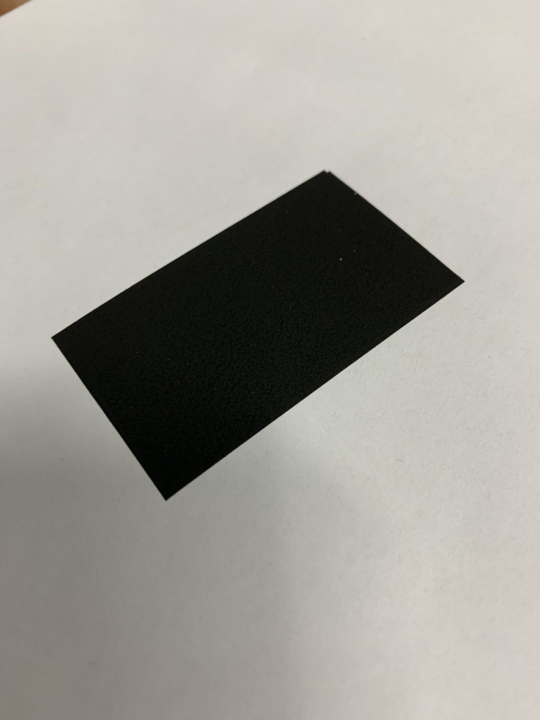
#> input picture simonprojects/simonopencv111/rectangleline.jpg, 1080 x 1440 px, given in place of the camera (shown at 1/2 size)
$ python totest.py
#> lines starting #> are read from the running program, lines starting #| are printed output that depends on the picture; after the words box and inside, x2 and y2 are one past the last pixel; in counts of white or black regions, pixels touching at a corner belong together
import cv2
import numpy as np

#target color from bgr to hsv
color = np.uint8([[[0  ,0  ,255 ]]])
hsv_color = cv2.cvtColor(color,cv2.COLOR_BGR2HSV)
print(hsv_color)

#import videocapture
cap0 = cv2.VideoCapture(0)
cap1 = cv2.VideoCapture(1)

#creating trackbars
def nothing(x):
    pass
cv2.namedWindow("Parameters", cv2.WINDOW_NORMAL)
cv2.createTrackbar("L_A", "Parameters", 0, 255, nothing)
cv2.createTrackbar("L_B", "Parameters", 0, 255, nothing)
cv2.createTrackbar("L_C", "Parameters", 0, 255, nothing)
cv2.createTrackbar("H_A", "Parameters", 50, 150, nothing)
cv2.createTrackbar("H_B", "Parameters", 50, 150, nothing)
cv2.createTrackbar("H_C", "Parameters", 50, 150, nothing)
cv2.createTrackbar("SEP", "Parameters", 7, 150, nothing)
cv2.createTrackbar("Focal Length", "Parameters", 7, 150, nothing)

cv2.createTrackbar("minarea", "Parameters", 5000, 30000, nothing)
cv2.createTrackbar("kernel", "Parameters", 1, 19, nothing)
cv2.createTrackbar("MINDIS", "Parameters", 50, 500, nothing)
cv2.createTrackbar("QUALITY", "Parameters", 1, 99, nothing)

#infinite loop
while(1):

    # Take each frame and blur
    _,frameunblurred0 = cap0.read()
#> frameunblurred0 is the input picture: shape (1440, 1080, 3); mean B, G, R 150.1, 156.7, 159.2
    frameunblurred0 = frameunblurred0[60:400,:,:]
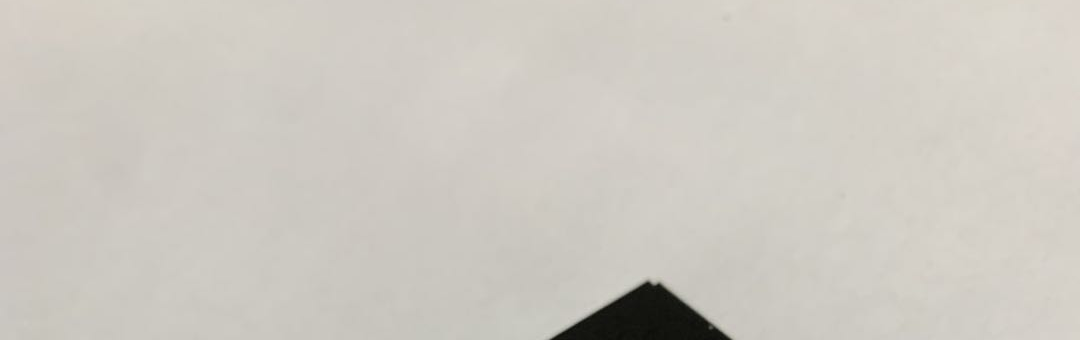
#> frameunblurred0: shape (340, 1080, 3); mean B, G, R 193.7, 201.2, 205.1
    kn =cv2.getTrackbarPos("kernel", "Parameters")*2+1
    frame0 =  cv2.GaussianBlur(frameunblurred0, (kn, kn), 0)
    frame0 = frameunblurred0
    bgr0 = frame0
    # Convert BGR to HSV
    # hsv = cv2.cvtColor(frame, cv2.COLOR_BGR2HSV)
    # bgr = cv2.cvtColor(frame, cv2.COLOR_HSV2BGR)

    # 11111111111111111111Take each frame and blur
    _, frameunblurred1 = cap1.read()
    frameunblurred1 = frameunblurred1[60:400, :, :]
    kn = cv2.getTrackbarPos("kernel", "Parameters")*2+1
    frame1= cv2.GaussianBlur(frameunblurred1, (kn, kn), 0)
    frame1 = frameunblurred1
    bgr1 = frame1
    # Convert BGR to HSV
    # hsv = cv2.cvtColor(frame, cv2.COLOR_BGR2HSV)
    # bgr = cv2.cvtColor(frame, cv2.COLOR_HSV2BGR)


    # define range of target color in HSV from trackbars
    la = cv2.getTrackbarPos("L_A", "Parameters")
    lb = cv2.getTrackbarPos("L_B", "Parameters")
    lc = cv2.getTrackbarPos("L_C", "Parameters")
    ha = cv2.getTrackbarPos("H_A", "Parameters")
    hb = cv2.getTrackbarPos("H_B", "Parameters")
    hc = cv2.getTrackbarPos("H_C", "Parameters")

    mindis = cv2.getTrackbarPos("MINDIS", "Parameters")
    qlty = cv2.getTrackbarPos("QUALITY", "Parameters") / 100

    lower_black = np.array([la, lb, lc])
    upper_black= np.array([ha, hb, hc])

    # Threshold the HSV image to get only target colors
    mask0 = cv2.inRange(bgr0, lower_black, upper_black)
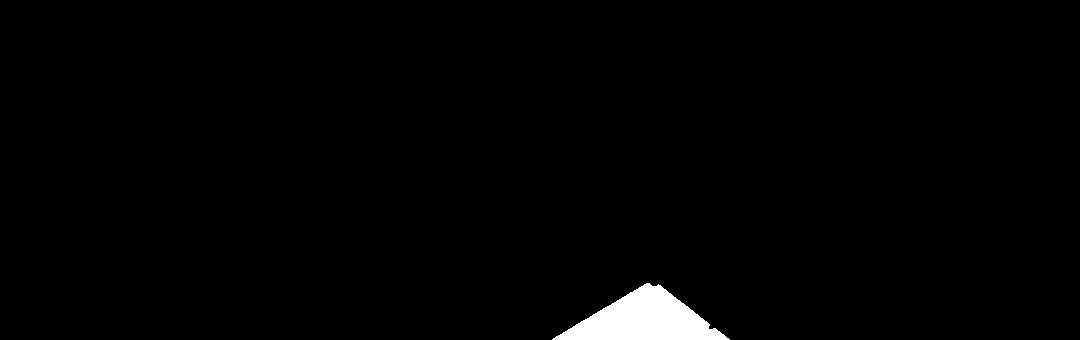
#> mask0: shape (340, 1080); 1.5% white; 1 white region
    mask0 = cv2.GaussianBlur(mask0,(kn, kn), 0)

    #finding centroid of mask 0

    M = cv2.moments(mask0)
#> M = moments, m00 1375345, centre m10/m00, m01/m00 = (643.8, 319.6)

    #drawing centroid
    cX = int(M["m10"] / M["m00"])
#> cX = 643
    cY = int(M["m01"] / M["m00"])
#> cY = 319


    # print(M)
    #11111111Threshold the HSV image to get only target colors
    mask1 = cv2.inRange(bgr1, lower_black, upper_black)
    mask1 = cv2.GaussianBlur(mask1, (kn, kn), 0)

    #finding contours
    contours0, hierarchy = cv2.findContours(mask0, cv2.RETR_TREE, cv2.CHAIN_APPROX_SIMPLE)
#> contours0 = 1 contour; box (x1, y1, x2, y2) and area: (551, 282, 731, 340) 5512
    #draw contours approximated as polygons and above minimum area
    for cnt in contours0:

        hull0 = cv2.convexHull(cnt, returnPoints=True)
#> hull0 = contour of 15 points, box (x1, y1, x2, y2) (551, 282, 731, 340), area 5628
        area = cv2.contourArea(hull0)
#> area = 5628
        approx0 = cv2.approxPolyDP(hull0, 0.05*cv2.arcLength(cnt, True), True)
#> approx0 = [[730, 338], [551, 339], [645, 282]]
        # print(area)吗
        minarea = cv2.getTrackbarPos("minarea", "Parameters")
        if area > minarea:

            cv2 .drawContours(frame0, [approx0], 0, (0, 200, 200), 5)
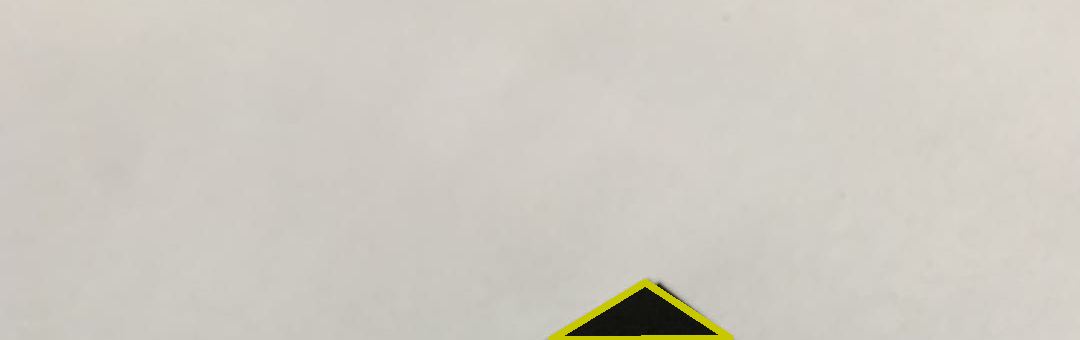
#> frame0: shape (340, 1080, 3); 0.62% of pixels changed, all inside (x1, y1, x2, y2) = (548, 279, 734, 340)

        else:
            pass

        #111111111 finding contours
    contours1, hierarchy = cv2.findContours(mask1, cv2.RETR_TREE, cv2.CHAIN_APPROX_SIMPLE)
#> contours1 has the same summary as contours0
    # draw contours approximated as polygons and above minimum area
    for cnt in contours1:

        hull1 = cv2.convexHull(cnt, returnPoints=True)
#> hull1 has the same summary as hull0
        area = cv2.contourArea(hull1)
        approx1 = cv2.approxPolyDP(hull1, 0.001 * cv2.arcLength(cnt, True), True)
#> approx1 = [[730, 338], [730, 339], [551, 339], [551, 338], [555, 335], [645, 282], [659, 283], [661, 284]]
        # print(area)
        minarea = cv2.getTrackbarPos("minarea", "Parameters")
        if area > minarea:
            cv2.drawContours(frame1, [approx1], 0, (0, 200, 200), 5)
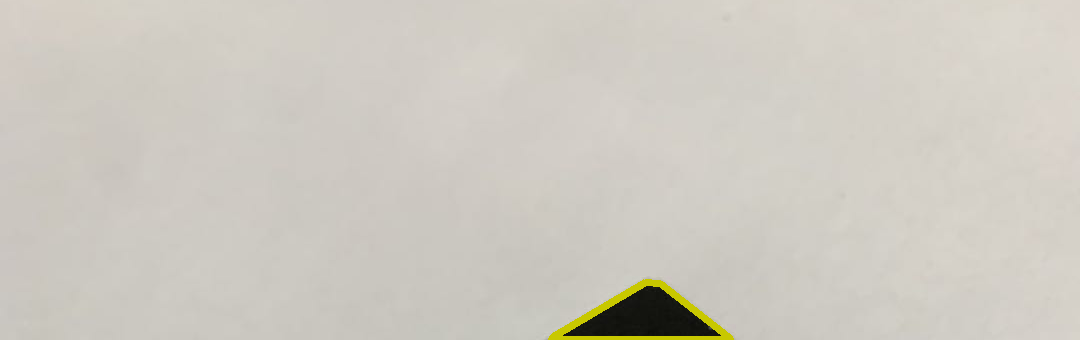
#> frame1: shape (340, 1080, 3); 0.6% of pixels changed, all inside (x1, y1, x2, y2) = (548, 279, 734, 340)

        else:
            pass

    cnt0 = contours0[0]
#> cnt0 = contour of 119 points, box (x1, y1, x2, y2) (551, 282, 731, 340), area 5512
    cnt1 = contours1[0]
#> cnt1 has the same summary as cnt0

    blacknwhite0 = np.float32(mask0)

    corners0 = cv2.goodFeaturesToTrack(blacknwhite0, 4, qlty, mindis)
#> corners0 = [[710, 327], [553, 338], [658, 284], [596, 312]]

    if corners0 is not None:

        corners0 = np.int0(corners0)

        for cnr in corners0:
            x, y = cnr.ravel()
            cv2.circle(frame0, (x, y), 3, 255, -1)
#> this loop made 4 passes
#> frame0: shape (340, 1080, 3); 0.03% of pixels changed, all inside (x1, y1, x2, y2) = (550, 281, 714, 340)
            # print(corners0[0])
    else:
        continue

    blacknwhite1 = np.float32(mask1)

    corners1 = cv2.goodFeaturesToTrack(blacknwhite1, 4, qlty, mindis)
#> corners1 = [[710, 327], [553, 338], [658, 284], [596, 312]]

    if corners1 is not None:

        corners1 = np.int0(corners1)

        for cnr in corners1:
            x, y = cnr.ravel()
            cv2.circle(frame1, (x, y), 3, 255, -1)
            # print(corners1[0])
    else:
        continuep

    #drawing hull
    # hull0  = cv2.convexHull(cnt0, returnPoints=True)
    # hull1 = cv2.convexHull(cnt1, returnPoints=True)
    # finding 4 corners
    leftmost0 = tuple(corners0[0, 0])
#> leftmost0 = (710, 327)
    rightmost0 = tuple(corners0[1, 0])
#> rightmost0 = (553, 338)
    topmost0 = tuple(corners0[2, 0])
#> topmost0 = (658, 284)
    bottommost0 = tuple(corners0[3, 0])
#> bottommost0 = (596, 312)
    # 1111finding 4 corners
    leftmost1 = tuple(corners1[0, 0])
#> leftmost1 = (710, 327)
    rightmost1 = tuple(corners1[1, 0])
#> rightmost1 = (553, 338)
    topmost1 = tuple(corners1[2, 0])
#> topmost1 = (658, 284)
    bottommost1 = tuple(corners1[3, 0])
#> bottommost1 = (596, 312)

    # [26 lines of commented-out code are left out]
    radius = 5

    # Blue color in BGR
    color = (255, 0, 0)

    # Line thickness of 2 px
    thickness = -1

    # [13 lines of commented-out code are left out]


    focal_length = 10
    f = cv2.getTrackbarPos("Focal Length", "Parameters")
#> f = 7

    #get separation between cameras

    sep = cv2.getTrackbarPos("SEP", "Parameters")
#> sep = 7

    l0 = np.hstack((leftmost0, f))
#> l0 = [710, 327, 7]
    l1 = np.hstack((leftmost1, f))
#> l1 = [710, 327, 7]
    k_l = sep / (l1[0] - l0[0])
#> k_l = inf
    l_3d = k_l * l1
#> l_3d = [inf, inf, inf]

    r0 = np.hstack((rightmost0, f))
#> r0 = [553, 338, 7]
    r1 = np.hstack((rightmost1, f))
#> r1 = [553, 338, 7]
    k_r = sep / (r1[0] - r0[0])
#> k_r = inf
    r_3d = k_r * r1
#> r_3d = [inf, inf, inf]

    t0 = np.hstack((topmost0, f))
#> t0 = [658, 284, 7]
    t1 = np.hstack((topmost1, f))
#> t1 = [658, 284, 7]
    k_t = sep / (t1[0] - t0[0])
#> k_t = inf
    t_3d = k_t * t1
#> t_3d = [inf, inf, inf]

    b0 = np.hstack((bottommost0, f))
#> b0 = [596, 312, 7]
    b1 = np.hstack((bottommost1, f))
#> b1 = [596, 312, 7]
    k_b = sep / (b1[0] - b0[0])
#> k_b = inf
    b_3d = k_b * b1
#> b_3d = [inf, inf, inf]

    diagnol_a = l_3d - r_3d
#> diagnol_a = [nan, nan, nan]
    diagnol_b = t_3d - b_3d
#> diagnol_b = [nan, nan, nan]

    midpoint = np.around(0.5 * (l0 + b0))
#> midpoint = [653, 320, 7]
    mp_2d = diagnol_a[0:2]
#> mp_2d = [nan, nan]
    mp_2d = mp_2d.astype(int)
#> mp_2d = [-9223372036854775808, -9223372036854775808]
    mp_2d = (rightmost0 + mp_2d)
#> mp_2d = [-9223372036854775255, -9223372036854775470]

    n = np.cross(diagnol_b, diagnol_a)
#> n = [nan, nan, nan]
    n_2d = np.around(n[0:2])
#> n_2d = [nan, nan]
    n_img = (cX, cY) + n_2d
#> n_img = [nan, nan]
    n_img = n_img.astype(int)
#> n_img = [-9223372036854775808, -9223372036854775808]
    # print(n_img)
    print(diagnol_a, diagnol_b)
#| [nan nan nan] [nan nan nan]
    print(n)
#| [nan nan nan]

    red = (0, 0, 255)

#> (the run stopped early here; a loop or call above may not have finished)
